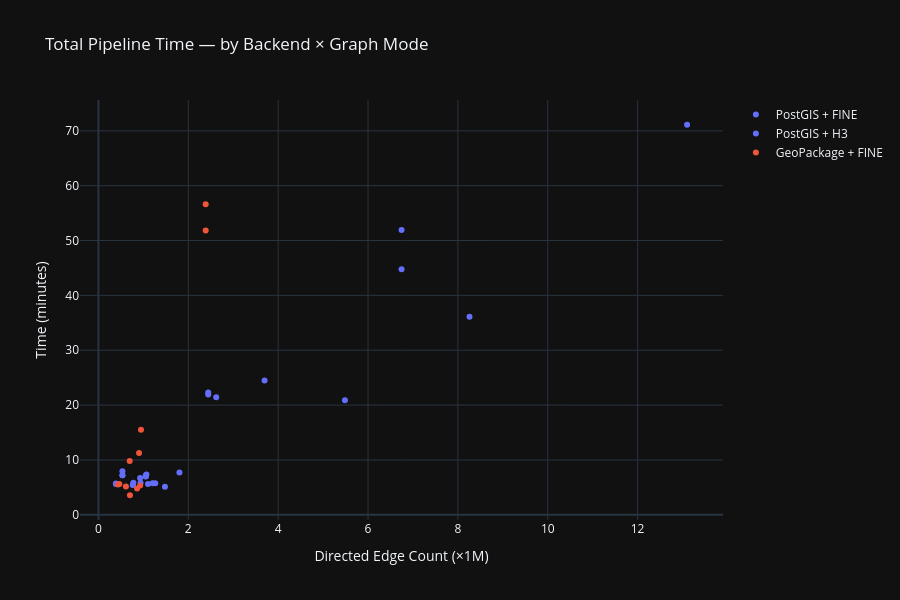

Notebook code for this chart:
### Markdown cell above
## Figure 5 — Total Time
End-to-end pipeline time, grouped by Backend × Graph Mode.

### Code cell
y_col = "Total Time (min)"
valid = df.dropna(subset=[y_col])

fig = go.Figure()
for backend in ["PostGIS", "GeoPackage"]:
    for mode in ["FINE", "H3"]:
        subset = valid[(valid["Backend"] == backend) & (valid["Graph Mode"] == mode)].sort_values("edges_2x_per_1M")
        if subset.empty:
            continue
        label = f"{backend} + {mode}"
        fig.add_trace(go.Scatter(
            x=subset["edges_2x_per_1M"],
            y=subset[y_col],
            mode="markers",
            name=label,
            line=dict(color=BACKEND_COLORS[backend], dash=MODE_DASH[mode]),
            customdata=subset["Workflow ID"],
            hovertemplate="%{customdata}<br>Edges (2×): %{x:.1f}×1M<br>Time: %{y:.1f} min<extra></extra>",
        ))

fig.update_layout(
    title="Total Pipeline Time — by Backend × Graph Mode",
    xaxis_title="Directed Edge Count (×1M)",
    yaxis_title="Time (minutes)",
    height=600,
    template=PLOTLY_THEME,
)
fig.show()

### Figure 1 — Plotly figure (JSON) as saved in the notebook; plotly's stock layout.template omitted (floating-point values rounded to 4 significant figures)
{"data": [{"customdata": ["workflow_fine_20_20260510_224341", "workflow_fine_20_20260510_201023", "workflow_fine_20_20260511_220824", "workflow_fine_20_20260511_111934", "workflow_fine_20_20260511_014524", "workflow_fine_20_20260510_222518", "workflow_fine_20_20260510_184907", "workflow_fine_20_20260510_184010", "workflow_fine_pg_test_20260513_100942", "workflow_fine_20_20260515_122121", "workflow_fine_20_20260510_234748", "workflow_fine_20_20260511_004432", "workflow_fine_20_20260511_005516", "workflow_fine_20_20260512_151835", "workflow_fine_20_20260509_225008", "workflow_fine_20_20260509_230058", "workflow_fine_bz_0005_20260515_132801", "workflow_fine_20_20260508_102023", "maritime_workflow_20260512_215930", "maritime_workflow_20260513_102517", "workflow_fine_20_20260511_192355", "workflow_fine_la_west3_20260512_182236", "workflow_fine_20_20260512_154549"], "hovertemplate": "%{customdata}<br>Edges (2×): %{x:.1f}×1M<br>Time: %{y:.1f} min<extra></extra>", "line": {"color": "#636EFA", "dash": "solid"}, "mode": "markers", "name": "PostGIS + FINE", "x": [0.3888, 0.3888, 0.5339, 0.5339, 0.5339, 0.7661, 0.7661, 0.7776, 0.9283, 0.9376, 1.053, 1.053, 1.053, 1.068, 1.103, 1.205, 1.265, 1.803, 2.444, 2.444, 3.697, 6.746, 6.746], "y": [5.695, 5.598, 7.953, 7.208, 7.197, 5.453, 5.447, 5.848, 6.727, 5.853, 6.982, 7.033, 7.14, 7.328, 5.625, 5.763, 5.758, 7.712, 22.28, 21.95, 24.49, 51.94, 44.74], "type": "scatter"}, {"customdata": ["workflow_h3_mia_arrival_511_20260515_151715", "workflow_h3_kw_arrival_511_20260515_144803", "workflow_h3_5_11_20260514_122552", "workflow_h3_la_west_20260514_125910", "workflow_h3_la_west_511_20260514_163048"], "hovertemplate": "%{customdata}<br>Edges (2×): %{x:.1f}×1M<br>Time: %{y:.1f} min<extra></extra>", "line": {"color": "#636EFA", "dash": "dash"}, "mode": "markers", "name": "PostGIS + H3", "x": [1.48, 2.621, 5.486, 8.259, 13.1], "y": [5.13, 21.44, 20.87, 36.1, 71.11], "type": "scatter"}, {"customdata": ["workflow_fine_20_20260510_193754", "maritime_workflow_20260511_111240", "workflow_fine_20_20260509_223844", "maritime_workflow_20260509_184129", "workflow_fine_20_20260509_180957", "workflow_fine_new_20260509_202342", "maritime_workflow_20260508_103351", "workflow_fine_20_20260513_100134", "maritime_workflow_20260509_210411", "maritime_workflow_20260513_110927", "maritime_workflow_20260513_151112"], "hovertemplate": "%{customdata}<br>Edges (2×): %{x:.1f}×1M<br>Time: %{y:.1f} min<extra></extra>", "line": {"color": "#EF553B", "dash": "solid"}, "mode": "markers", "name": "GeoPackage + FINE", "x": [0.4342, 0.4646, 0.6112, 0.6961, 0.7018, 0.8602, 0.9039, 0.9293, 0.9472, 2.387, 2.387], "y": [5.52, 5.635, 5.173, 9.797, 3.562, 4.807, 11.24, 5.348, 15.48, 56.6, 51.84], "type": "scatter"}], "layout": {"title": {"text": "Total Pipeline Time — by Backend × Graph Mode"}, "xaxis": {"title": {"text": "Directed Edge Count (×1M)"}}, "yaxis": {"title": {"text": "Time (minutes)"}}, "height": 600}}
